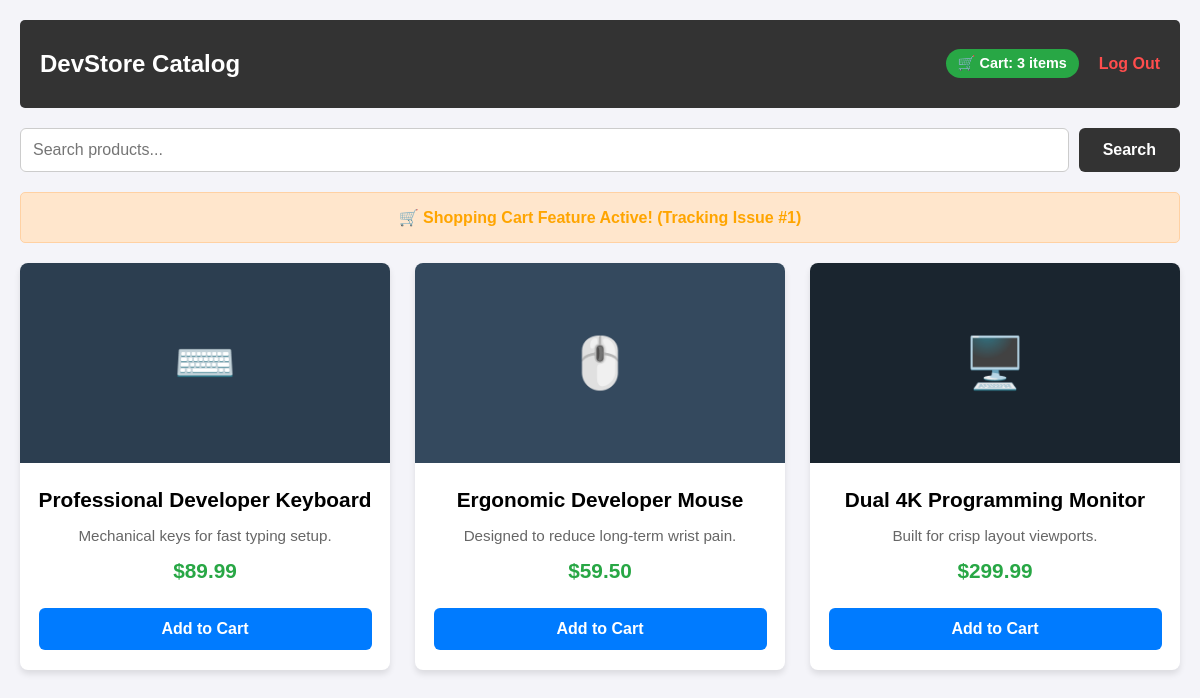
The page / (signed in) on the database its author committed.
### tables this page shows
CREATE TABLE products (
                id INTEGER PRIMARY KEY AUTOINCREMENT,
                name TEXT NOT NULL,
                description TEXT,
                price REAL NOT NULL,
                image_url TEXT NOT NULL
            );

### app.py (the view)
@app.route('/')
def storefront():
    if 'user_id' not in session:
        return redirect(url_for('login'))
    search_query = request.args.get('search', '').strip()
    db = get_db()
    result = db.execute("SELECT SUM(quantity) FROM cart WHERE user_id = ?", (session['user_id'],)).fetchone()
    cart_count = result[0] if result and result[0] is not None else 0
    if search_query:
        query = "SELECT * FROM products WHERE name LIKE ? OR description LIKE ?"
        products = db.execute(query, (f'%{search_query}%', f'%{search_query}%')).fetchall()
    else:
        products = db.execute("SELECT * FROM products").fetchall()
    return render_template('store.html', products=products, search_query=search_query, cart_count=cart_count)

### app.py (called while the page is built)
def get_db():
    conn = sqlite3.connect(DATABASE)
    conn.row_factory = sqlite3.Row
    return conn

### templates/store.html (shortened to what this page needs)
<!DOCTYPE html>
<html lang="en">
<head>
</head>
<body>
    <div class="header">
        <h2>DevStore Catalog</h2>
        <div class="header-actions">
            <span class="cart-badge">🛒 Cart: {{ cart_count }} items</span>
            <a href="/logout">Log Out</a>
        </div>
    </div>
    <form action="" method="GET" class="search-container">
        <input type="text" name="search" placeholder="Search products..." value="{{ search_query }}" class="search-input">
        <button type="submit" class="search-btn">Search</button>
    </form>
    <div class="banner">
        🛒 Shopping Cart Feature Active! (Tracking Issue #1)
    </div>
    <div class="catalog">
        {% for product in products %}
        <div class="card">
            <div class="product-placeholder-box">
                {{ product.image_url }}
            </div>
            <div class="card-content">
                <h3>{{ product.name }}</h3>
                <p>{{ product.description }}</p>
                <div class="price">${{ "%.2f"|format(product.price) }}</div>
            </div>
            <form action="/add_to_cart/{{ product.id }}" method="POST" class="buy-form">
                <button type="submit" class="buy-btn">Add to Cart</button>
            </form>
        </div>
        {% else %}
        <div class="no-results">
            🔍 No products found matching your search.
        </div>
        {% endfor %}
    </div>
</body>
</html>

### templates/store.html (style rules this page uses)
body { font-family: Arial, sans-serif; background-color: #f4f4f9; margin: 0; padding: 20px; }
.header { display: flex; justify-content: space-between; align-items: center; background-color: #333; color: white; padding: 10px 20px; border-radius: 5px; }
.header-actions { display: flex; align-items: center; gap: 20px; }
.header a { color: #ff4d4d; text-decoration: none; font-weight: bold; }
.cart-badge { background-color: #28a745; color: white; padding: 6px 12px; border-radius: 20px; font-weight: bold; font-size: 0.9em; }
.search-container { display: flex; gap: 10px; margin: 20px 0 10px 0; }
.search-input { flex: 1; padding: 12px; border: 1px solid #ccc; border-radius: 6px; font-size: 16px; }
.search-btn { background-color: #333; color: white; border: none; padding: 12px 24px; border-radius: 6px; font-size: 16px; font-weight: bold; cursor: pointer; }
.banner { color: orange; font-weight: bold; background-color: #ffe6cc; padding: 15px; border-radius: 5px; text-align: center; margin: 20px 0; border: 1px solid #ffd1a3; }
.catalog { display: grid; grid-template-columns: repeat(auto-fit, minmax(280px, 1fr)); gap: 25px; margin-top: 20px; }
.card { background: white; padding: 0 0 20px 0; border-radius: 8px; box-shadow: 0 4px 6px rgba(0,0,0,0.1); text-align: center; overflow: hidden; display: flex; flex-direction: column; justify-content: space-between; }
.product-placeholder-box { width: 100%; height: 200px; background-color: #2c3e50; display: flex; justify-content: center; align-items: center; font-size: 50px; color: white; }
.card:nth-child(2n) .product-placeholder-box { background-color: #34495e; }
.card:nth-child(3n) .product-placeholder-box { background-color: #1a252f; }
.card-content { padding: 15px; flex-grow: 1; }
.card h3 { margin: 10px 0 5px 0; font-size: 1.3em; }
.card p { color: #666; font-size: 0.95em; margin-bottom: 15px; }
.price { font-size: 1.3em; color: #28a745; font-weight: bold; margin: 10px 0; }
.buy-form { width: 100%; }
.buy-btn { background-color: #007bff; color: white; border: none; padding: 12px; border-radius: 6px; font-size: 16px; font-weight: bold; cursor: pointer; width: 90%; margin: 0 auto; display: block; transition: background-color 0.2s; }

### rows shown on the page
products: image_url "⌨️", name "Professional Developer Keyboard", description "Mechanical keys for fast typing setup.", price "89.99"
products: image_url "🖱️", name "Ergonomic Developer Mouse", description "Designed to reduce long-term wrist pain.", price "59.50"
products: image_url "🖥️", name "Dual 4K Programming Monitor", description "Built for crisp layout viewports.", price "299.99"

### other values the page prints
{{ cart_count }} "3"
